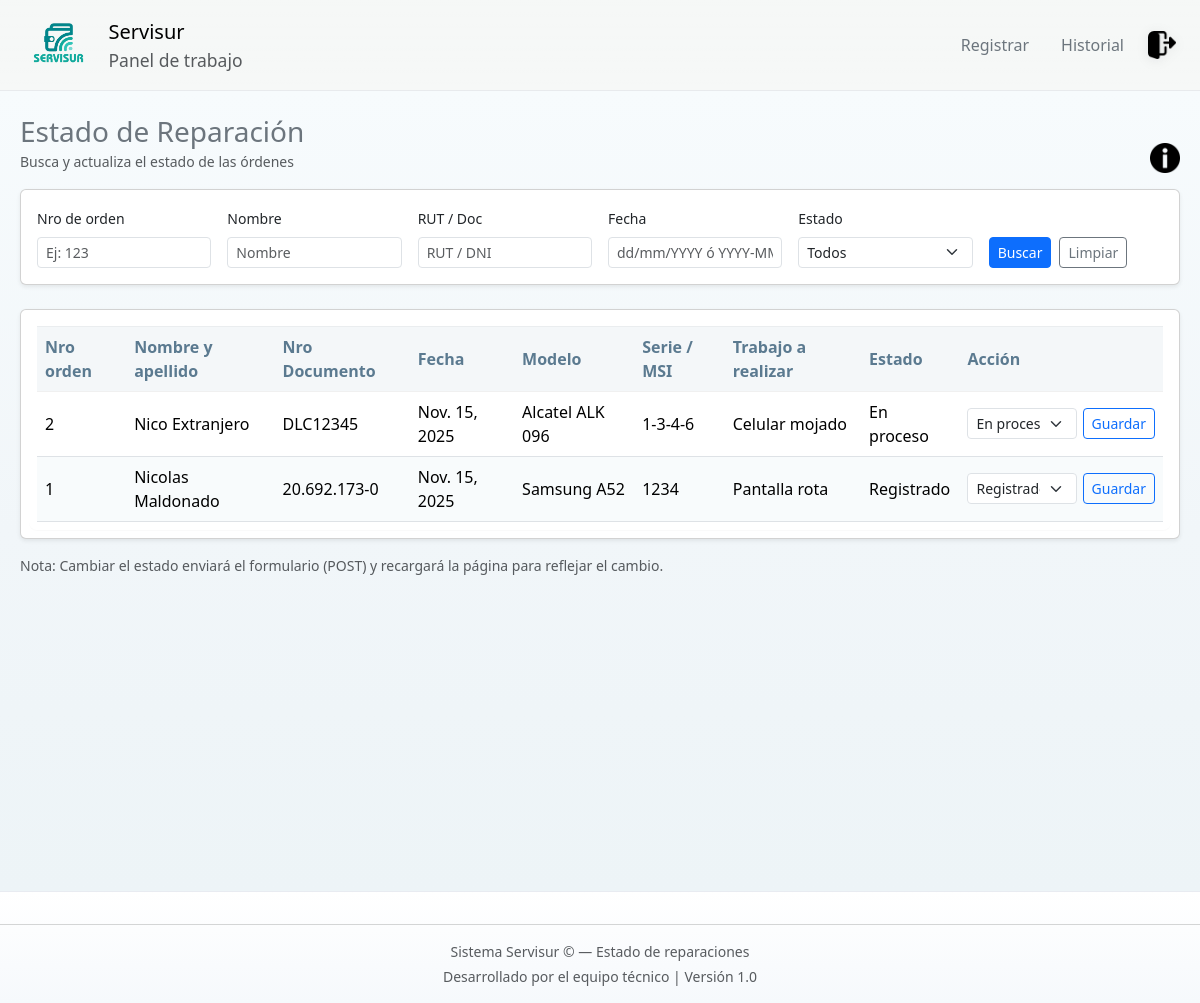
The page /estado/ (signed in) on the database as committed earlier.
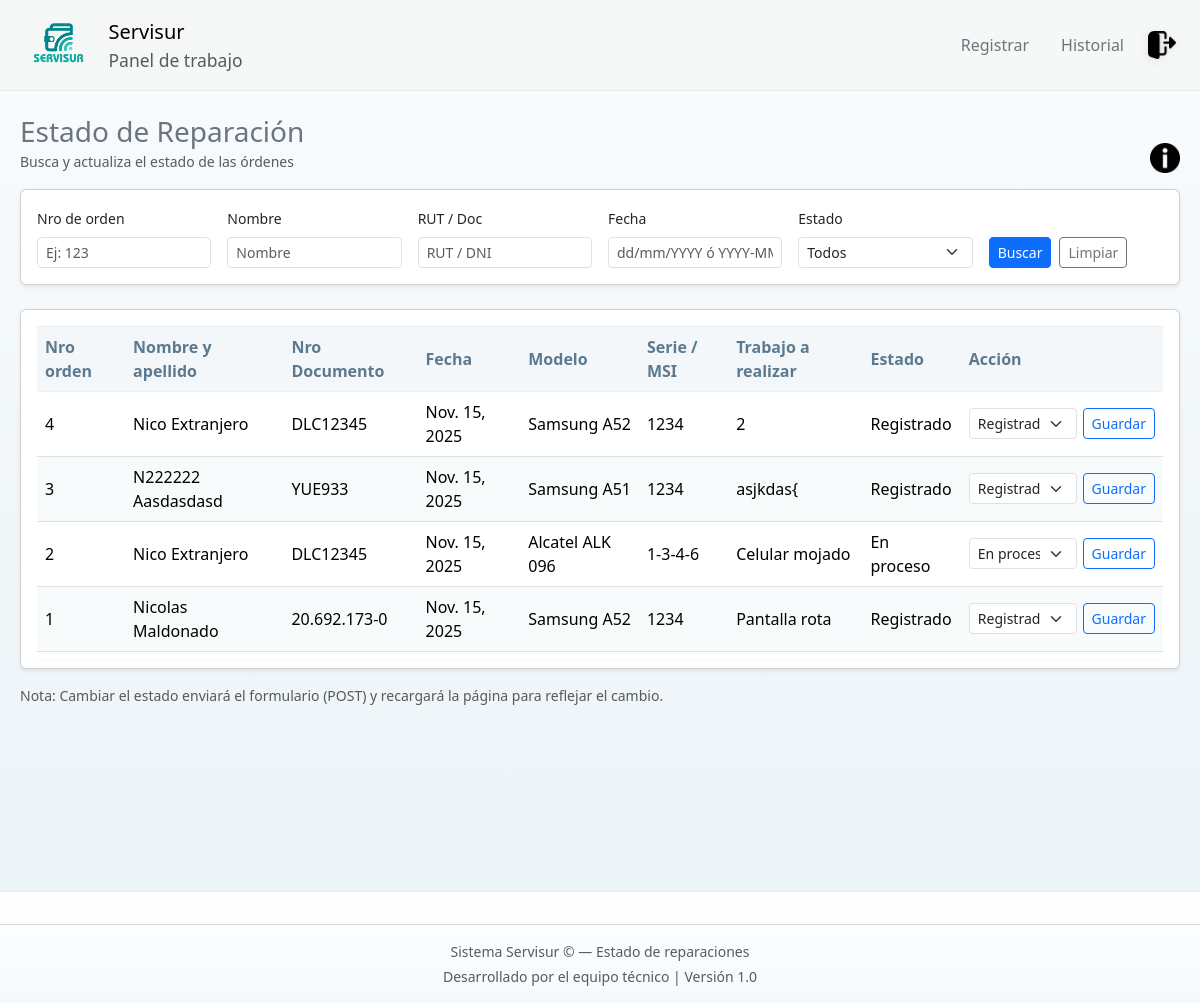
The same page on the database as committed later.
### Base_Datos/models.py (models this page shows, shortened)
class Pedido(models.Model):
    ESTADOS = [
        ('REG', 'Registrado'),
        ('PRO', 'En proceso'),
        ('TER', 'Terminado'),
    ]
    N_Orden = models.AutoField(primary_key=True)
    Fecha = models.DateField()
    Coste = models.PositiveIntegerField()
    Abono = models.PositiveIntegerField()
    Restante = models.PositiveIntegerField(editable=False)
    Dispositivo = models.ForeignKey(Dispositivo, on_delete=models.SET_NULL, null=True, related_name="pedidos")
    Activo = models.BooleanField(default=True)
    Estado = models.CharField(max_length=3, choices=ESTADOS, default='REG')
    Observaciones = models.CharField(max_length=50, null=True, blank=True)
    Tipo_de_falla = models.ForeignKey(Tipo_Falla, on_delete=models.SET_NULL, null=True, related_name="pedidos")
    class Meta:
        verbose_name_plural = "Pedidos"

class Dispositivo(models.Model):
    PATRON_MATRIZ = [
        [1, 2, 3],
        [4, 5, 6],
        [7, 8, 9],
    ]
    METODOS_CHOICES = [
        ('PIN', 'PIN'),
        ('PASS', 'Contraseña'),
        ('PATRON', 'Patrón (matriz 3x3)'),
    ]
    modelo = models.ForeignKey(Modelo, on_delete=models.SET_NULL, null=True, related_name="dispositivos")
    Activo = models.BooleanField(default=True)
    rut = models.ForeignKey(Cliente, on_delete=models.SET_NULL, null=True, related_name="dispositivos")
    Metodo_Bloqueo = models.CharField(max_length=6, choices=METODOS_CHOICES, default='PASS')
    Codigo_Bloqueo = models.CharField(max_length=50, blank=True)
    class Meta:
        verbose_name_plural = "Dispositivos"

class Cliente(models.Model):
    ORIGEN_CHOICES = [
        ('NAC', 'Nacional'),
        ('EXT', 'Extranjero'),
    ]
    Origen = models.CharField(max_length=3, choices=ORIGEN_CHOICES, default='NAC')
    Nombre = models.CharField(max_length=20)
    Apellido = models.CharField(max_length=20)
    Numero_telefono = models.CharField(max_length=15, null=True, blank=True)
    Rut = models.CharField(max_length=50, null=True, blank=True)
    DocumentoExtranjero = models.CharField(max_length=50, null=True, blank=True)
    Activo = models.BooleanField(default=True)

class Modelo(models.Model):
    Modelo = models.CharField(max_length=50)
    Marca = models.ForeignKey(Marca, on_delete=models.CASCADE, related_name="modelos")
    class Meta:
        verbose_name_plural = "Modelos"
        constraints = [
            UniqueConstraint(Lower('Modelo'), 'Marca', name='unique_modelo_por_marca_ci')
        ]

class Marca(models.Model):
    Marca = models.CharField(max_length=100)
    class Meta:
        constraints = [
            UniqueConstraint(Lower('Marca'), name='unique_marca_ci')
        ]

class Tipo_Falla(models.Model):
    Falla = models.CharField(max_length=100, unique=True)

### Base_Datos/views.py (the view, shortened to what this page needs)
# urls.py: path('estado/', views.estado_reparacion_view, name='estado_reparacion'),
@login_required
@require_http_methods(["GET", "POST"])
def estado_reparacion_view(request):
    qs = Pedido.objects.select_related('Dispositivo__rut', 'Dispositivo__modelo__Marca').filter(Activo=True)
    orden = request.GET.get('orden', '').strip()
    fecha = request.GET.get('fecha', '').strip()
    doc = request.GET.get('doc', '').strip()
    nombre = request.GET.get('nombre', '').strip()
    estado = request.GET.get('estado', '').strip()
    if orden:
        if orden.isdigit():
            qs = qs.filter(N_Orden=int(orden))
        else:
            qs = qs.filter(N_Orden__icontains=orden)
    if doc:
        qs = qs.filter(
            models.Q(Dispositivo__rut__Rut__icontains=doc) |
            models.Q(Dispositivo__rut__DocumentoExtranjero__icontains=doc)
        )
    if nombre:
        qs = qs.filter(
            models.Q(Dispositivo__rut__Nombre__icontains=nombre) |
            models.Q(Dispositivo__rut__Apellido__icontains=nombre)
        )
    if estado:
        qs = qs.filter(Estado=estado)
    qs = qs.order_by('-Fecha', '-N_Orden')[:500]
    context = {
        'pedidos': qs,
        'filtros': {'orden': orden, 'fecha': fecha, 'doc': doc, 'nombre': nombre, 'estado': estado},
        'estado_choices': Pedido.ESTADOS,
    }
    return render(request, 'base_datos/Estado_reparacion.html', context)

### Base_Datos/templates/base_datos/Estado_reparacion.html (shortened to what this page needs)
{% extends "base_datos/base.html" %}
{% load static %}
{% block content %}
<link rel="stylesheet" href="{% static 'css/panel.css' %}">
<link href="https://cdn.jsdelivr.net/npm/bootstrap@5.3.3/dist/css/bootstrap.min.css" rel="stylesheet">
<div class="estado-page py-4">
  <div class="d-flex align-items-center justify-content-between mb-3">
    <div>
      <h3 class="mb-0 text-secondary"> Estado de Reparación</h3>
      <small class="text-muted">Busca y actualiza el estado de las órdenes</small>
    </div>
    <div>
       <div class="container mt-3">
<button type="button" class="btn btn-circle" data-bs-toggle="modal" data-bs-target="#myModal">
  <img src="{% static 'img/Er.png' %}" class="info-img">
</button>
</div>
    </div>
  </div>
  <form id="filtroForm" class="card mb-4 p-3 shadow-sm filtro-card" method="get" action="">
    <div class="row g-3">
      <div class="col-md-2">
        <label class="form-label small">Nro de orden</label>
        <input name="orden" id="f_orden" type="text" class="form-control form-control-sm" placeholder="Ej: 123" value="{{ filtros.orden }}">
      </div>
      <div class="col-md-2">
        <label class="form-label small">Nombre</label>
        <input name="nombre" id="f_nombre" type="text" class="form-control form-control-sm" placeholder="Nombre" value="{{ filtros.nombre }}">
      </div>
      <div class="col-md-2">
        <label class="form-label small">RUT / Doc</label>
        <input name="doc" id="f_doc" type="text" class="form-control form-control-sm" placeholder="RUT / DNI" value="{{ filtros.doc }}">
      </div>
      <div class="col-md-2">
        <label class="form-label small">Fecha</label>
        <input name="fecha" id="f_fecha" type="text" class="form-control form-control-sm" placeholder="dd/mm/YYYY ó YYYY-MM-DD" value="{{ filtros.fecha }}">
      </div>
      <div class="col-md-2">
        <label class="form-label small">Estado</label>
        <select name="estado" id="f_estado" class="form-select form-select-sm">
          <option value="">Todos</option>
        </select>
      </div>
      <div class="col-md-2 d-flex align-items-end">
        <button type="submit" class="btn btn-primary btn-sm me-2">Buscar</button>
        <a href="{% url 'estado_reparacion' %}" class="btn btn-outline-secondary btn-sm">Limpiar</a>
      </div>
    </div>
  </form>
  <div class="card shadow-sm p-2 tabla-card">
    <div class="table-responsive">
      <table id="tablaPedidos" class="table table-hover align-middle mb-0">
        <thead class="table-header">
          <tr>
            <th>Nro orden</th>
            <th>Nombre y apellido</th>
            <th>Nro Documento</th>
            <th>Fecha</th>
            <th>Modelo</th>
            <th>Serie / MSI</th>
            <th>Trabajo a realizar</th>
            <th>Estado</th>
            <th style="min-width:170px">Acción</th>
          </tr>
        </thead>
        <tbody>
          {% if pedidos %}
            {% for p in pedidos %}
              <tr data-orden="{{ p.N_Orden }}" data-estado="{{ p.Estado }}">
                <td class="td-orden">{{ p.N_Orden }}</td>
                <td class="td-nombre">
                  {% if p.Dispositivo and p.Dispositivo.rut %}
                    {{ p.Dispositivo.rut.Nombre }} {{ p.Dispositivo.rut.Apellido }}
                  {% else %}-{% endif %}
                </td>
                <td class="td-rut">
                  {% if p.Dispositivo and p.Dispositivo.rut %}
                  {% if p.Dispositivo.rut.Origen == "NAC" %}
                  {{ p.Dispositivo.rut.Rut }}
                  {% else %}
                  {{ p.Dispositivo.rut.DocumentoExtranjero }}
                  {% endif %}
                  {% else %}-{% endif %}
                </td>
                <td class="td-fecha">{{ p.Fecha }}</td>
                <td class="td-modelo">
                  {% if p.Dispositivo and p.Dispositivo.modelo %}
                    {{ p.Dispositivo.modelo.Marca.Marca }} {{ p.Dispositivo.modelo.Modelo }}
                  {% else %}-{% endif %}
                </td>
                <td class="td-serie">{{ p.Dispositivo.Codigo_Bloqueo|default:"-" }}</td>
                <td class="td-trabajo">{% if p.Tipo_de_falla %}{{ p.Tipo_de_falla.Falla }}{% else %}-{% endif %}</td>
                <td class="td-estado">
                  {% for code,label in estado_choices %}
                    {% if p.Estado == code %}{{ label }}{% endif %}
                  {% endfor %}
                </td>
                <td>
                  <form method="post" class="d-flex align-items-center" style="gap:6px;">
                    <select name="nuevo_estado" class="form-select form-select-sm">
                      {% for code,label in estado_choices %}
                        <option value="{{ code }}" {% if p.Estado == code %}selected{% endif %}>{{ label }}</option>
                      {% endfor %}
                    </select>
                    <button type="submit" class="btn btn-sm btn-outline-primary">Guardar</button>
                  </form>
                </td>
              </tr>
            {% endfor %}
          {% else %}
            <tr><td colspan="9" class="text-center text-muted">No hay registros que mostrar.</td></tr>
          {% endif %}
        </tbody>
      </table>
    </div>
  </div>
  <div class="mt-3 text-muted small">Nota: Cambiar el estado enviará el formulario (POST) y recargará la página para reflejar el cambio.</div>
</div>
<footer class="mt-auto text-center small text-muted">
  <hr />
  <p class="mb-1">Sistema Servisur &copy; {{ now|date:"Y" }} — Estado de reparaciones</p>
  <p class="mb-0">Desarrollado por el equipo técnico | Versión 1.0</p>
</footer>
{% endblock %}

### Base_Datos/templates/base_datos/base.html (shortened to what this page needs)
<!DOCTYPE html>
<html lang="es">
  <head>
    {% load static %}
    <link
      href="https://cdn.jsdelivr.net/npm/bootstrap@5.3.0/dist/css/bootstrap.min.css"
      rel="stylesheet"
    />
    <link
      href="https://cdn.jsdelivr.net/npm/bootstrap-icons@1.10.5/font/bootstrap-icons.css"
      rel="stylesheet"
    />
    <link rel="stylesheet" href="{% static 'css/panel.css' %}" />
  </head>
  <body>
    <nav class="navbar navbar-expand-lg header-custom px-4">
      <a class="navbar-brand d-flex align-items-center gap-3" href="/">
        <img
          src="{% static 'logo_servisur1.png' %}"
          alt="Servisur"
          height="64"
          class="header-logo"
        />
        <div class="d-none d-sm-block">
          <span class="h5 mb-0">Servisur</span>
          <small class="d-block text-muted">Panel de trabajo</small>
        </div>
      </a>
      <div class="ms-auto d-flex align-items-center gap-3">
        <a
          href="{% url 'registrar_reparacion' %}"
          class="nav-link medium text-secondary"
          >Registrar</a
        >
        <a
          href="{% url 'consultar_historial' %}"
          class="nav-link medium text-secondary"
          >Historial</a
        >
        <a href="{% url 'logout' %}" class="btn-logout" title="Cerrar sesión">
          <img
            src="{% static 'Log_out.png' %}"
            alt="Cerrar sesión"
            height="28"
          />
        </a>
      </div>
    </nav>
    {% block content %}{% endblock %}
  </body>
</html>

### static/css/panel.css (style rules this page uses)
html, body { height: 100%; }
body { display: flex; flex-direction: column; background: linear-gradient(180deg, var(--bg-1), var(--bg-2)); color: #0f1724; font-family: "Segoe UI", sans-serif; margin: 0; padding: 0; -webkit-font-smoothing: antialiased; -moz-osx-font-smoothing: grayscale; }
main, .container { flex: 1; }
footer { text-align: center; padding: 1rem 0; font-size: 0.85rem; color: var(--muted); background: linear-gradient(180deg, #ffffff, #f6f9fc); border-top: 1px solid rgba(11, 28, 70, 0.06); }
.card, .info-card, .action-card, .hover-card, .ticket-info { border-radius: 10px; background: linear-gradient(180deg, var(--card-bg-start), var(--card-bg-end)); transition: transform 0.25s ease, box-shadow 0.25s ease, background-color 0.25s ease; -webkit-backface-visibility: hidden; backface-visibility: hidden; }
.info-img { width: 96px; height: 72px; object-fit: cover; display: block; }
.text-muted { color: var(--muted) !important; }
.small { font-size: 0.85rem; }
.container { max-width: 1100px; }
.header-custom { background: linear-gradient( 180deg, rgba(255, 255, 255, 0.03), rgba(255, 255, 255, 0) ); backdrop-filter: blur(6px); -webkit-backdrop-filter: blur(6px); border-bottom: 1px solid rgba(11, 28, 70, 0.06); padding-top: 0.5rem; padding-bottom: 0.5rem; align-items: center; }
.header-logo { max-height: 64px; object-fit: contain; display: block; }
.header-custom .nav-link { color: rgba(15, 23, 36, 0.65); padding: 0.25rem 0.5rem; }
.btn-logout img { transition: transform 0.18s ease, filter 0.18s ease; filter: drop-shadow(0 2px 6px rgba(2, 12, 27, 0.08)); border-radius: 6px; }
:root { --accent-1: #5b7a90; --accent-2: #f4f7f9; --accent-3: #8aa0b3; --muted-text: #5a6b74; --btn-primary-bg: #4b6a80; --btn-primary-hover: #405a6d; --btn-outline-bg: transparent; --btn-outline-border: #7d98ab; --row-alt: #f8fbfc; }
.table { color: var(--muted-text); background-color: transparent; }
.table thead th { background-color: var(--accent-2); color: var(--accent-1); border-bottom: 1px solid rgba(0,0,0,0.06); font-weight: 600; }
.table tbody tr { background-color: transparent; }
.table tbody tr:nth-child(even) td { background-color: var(--row-alt); }
.table td, .table th { vertical-align: middle; border-top: 1px solid rgba(0,0,0,0.04); }
.table-responsive { border-radius: 8px; overflow: auto; background-color: #ffffff; box-shadow: 0 1px 0 rgba(19,32,38,0.02); padding: 8px; }
.btn-primary { background-color: var(--btn-primary-bg); border-color: transparent; color: #fff; box-shadow: none; transition: background-color .12s ease, transform .06s ease; }
.btn-outline-secondary { background: var(--btn-outline-bg); color: var(--accent-1); border: 1px solid var(--btn-outline-border); }
.btn-sm { padding: .28rem .5rem; font-size: .82rem; }
.card, .card p, .card .form-control { background-color: #fff; color: var(--muted-text); }
.header-custom { background-color: #f6f8f7; color: #ffffff; }
.header-custom .nav-link { color: #e2e8f0; transition: color .2s ease; }
.estado-page { background: linear-gradient(180deg, #f7fbfd 0%, #f1f6f9 55%, #edf4f7 100%); min-height: 100vh; padding: 20px; }
.filtro-card { border-radius: 10px; background-color: #ffffff; }
.tabla-card { border-radius: 10px; background-color: #ffffff; }
.table-header th { background-color: #e9f0f5; color: #4b6a80; font-weight: 600; }
.table tbody tr:nth-child(even) { background-color: #f9fbfc; }
.btn-primary { background-color: #4b6a80; border: none; }
.btn-outline-secondary { border-color: #7d98ab; color: #4b6a80; }
.btn-circle { background: transparent !important; border: none !important; border-radius: 50%; padding: 4px; width: 30px; height: 30px; display: flex; align-items: center; justify-content: center; box-shadow: none; }
.btn-circle .info-img { width: 30px; height: 30px; object-fit: contain; }

Rows that differ between the two databases and show on the page:
added Pedido: N_Orden "4", Dispositivo.rut.Nombre "Nico", Dispositivo.rut.Apellido "Extranjero", Dispositivo.rut.DocumentoExtranjero "DLC12345", Fecha "Nov. 15, 2025", Dispositivo.modelo.Marca.Marca "Samsung", Dispositivo.modelo.Modelo "A52", Dispositivo.Codigo_Bloqueo "1234", Tipo_de_falla.Falla "2", estado_choices "Registrado", nuevo_estado "Registrado"
added Pedido: N_Orden "3", Dispositivo.rut.Nombre "N222222", Dispositivo.rut.Apellido "Aasdasdasd", Dispositivo.rut.DocumentoExtranjero "YUE933", Fecha "Nov. 15, 2025", Dispositivo.modelo.Marca.Marca "Samsung", Dispositivo.modelo.Modelo "A51", Dispositivo.Codigo_Bloqueo "1234", Tipo_de_falla.Falla "asjkdas{", estado_choices "Registrado", nuevo_estado "Registrado"
